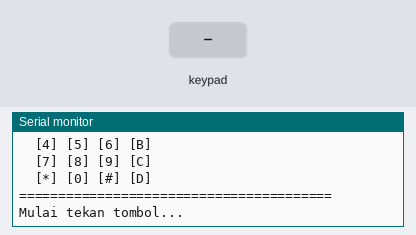
The sketch below on a simulated ESP32. Parts: the last lines printed to the serial monitor. The inputs (shaded band) are chosen by the test bench.

Above: at 3.2 s.
3.3 s: key '1' pressed
At 4.5 s:
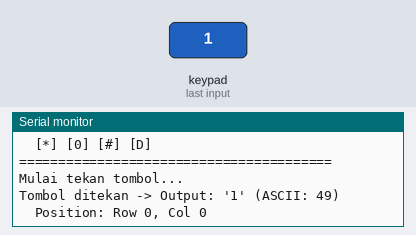
4.8 s: keypad keys 1 9 5 1 5 1 2 # pressed 0.4 s apart
At 8.0 s:
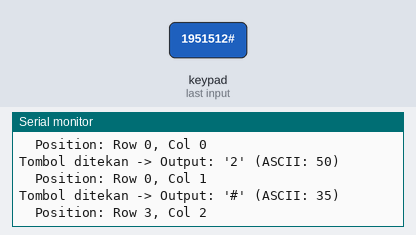
9.5 s: key 'A' pressed
At 10.4 s:
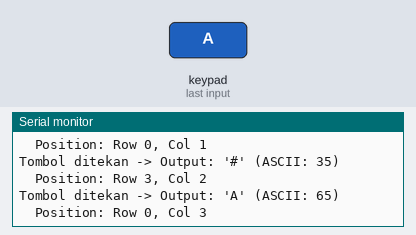
11.0 s: keypad keys 1 9 5 1 5 1 2 * pressed 0.4 s apart
At 14.9 s:
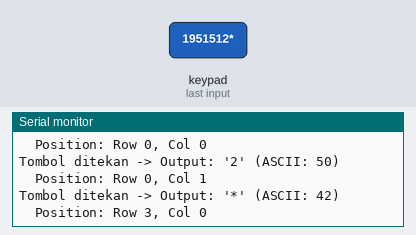
15.7 s: key 'B' pressed
At 16.5 s:
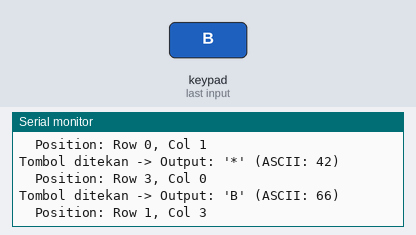
17.2 s: keypad keys 1 9 5 1 5 1 2 D pressed 0.4 s apart
At 20.9 s:
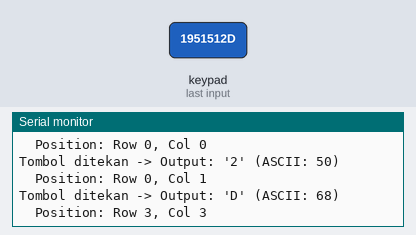
Timing chart, 0 to 22.4 s (numbered marks = the images above; inputs shaded):
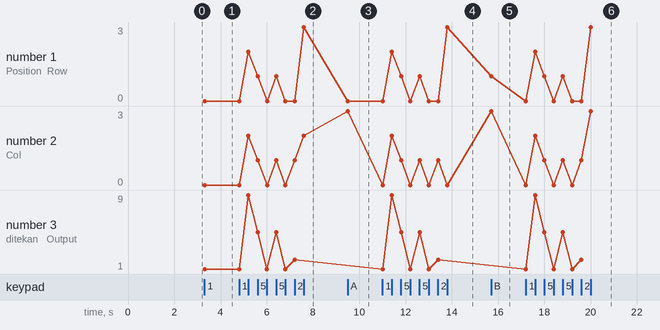

The sketch:

keypad_test.ino
```cpp
/*
  KEYPAD MAPPING TEST
  ====================
  Upload ini dulu untuk cari tahu mapping keypad yang benar.
  Tekan setiap tombol dan catat output di Serial Monitor.
*/

#include <Keypad.h>

const byte ROWS = 4;
const byte COLS = 4;

// Mapping STANDAR - kita akan test ini dulu
char keys[ROWS][COLS] = {
  {'1', '2', '3', 'A'},
  {'4', '5', '6', 'B'},
  {'7', '8', '9', 'C'},
  {'*', '0', '#', 'D'}
};

// Pin assignment yang kamu pakai
byte rowPins[ROWS] = {19, 5, 15, 12};  // Row 1-4
byte colPins[COLS] = {18, 4, 27, 14};   // Col 1-4

Keypad keypad = Keypad(makeKeymap(keys), rowPins, colPins, ROWS, COLS);

void setup() {
  Serial.begin(115200);
  delay(2000);

  Serial.println("\n========================================");
  Serial.println("KEYPAD MAPPING TEST");
  Serial.println("========================================");
  Serial.println("\nTekan setiap tombol dan catat hasilnya:");
  Serial.println("Contoh: Tekan '1' -> lihat output apa");
  Serial.println("\nKeypad Layout yang diharapkan:");
  Serial.println("  [1] [2] [3] [A]");
  Serial.println("  [4] [5] [6] [B]");
  Serial.println("  [7] [8] [9] [C]");
  Serial.println("  [*] [0] [#] [D]");
  Serial.println("\n========================================");
  Serial.println("Mulai tekan tombol...\n");
}

void loop() {
  char key = keypad.getKey();

  if (key) {
    Serial.print("Tombol ditekan -> Output: '");
    Serial.print(key);
    Serial.print("' (ASCII: ");
    Serial.print((int)key);
    Serial.println(")");

    // Identify position
    for (int r = 0; r < ROWS; r++) {
      for (int c = 0; c < COLS; c++) {
        if (keys[r][c] == key) {
          Serial.print("  Position: Row ");
          Serial.print(r);
          Serial.print(", Col ");
          Serial.println(c);
        }
      }
    }
    Serial.println();
  }
}
```

Measured:
- after the input at 3.3 s, the serial monitor: prints a new line at once (image 1)
- after the input at 4.8 s, the serial monitor: prints a new line after 0.40 s (image 2)
- after the input at 9.5 s, the serial monitor: prints a new line at once (image 3)
- after the input at 11.0 s, the serial monitor: prints a new line at once (image 4)
- after the input at 15.7 s, the serial monitor: prints a new line at once (image 5)
- after the input at 17.2 s, the serial monitor: prints a new line at once (image 6)
